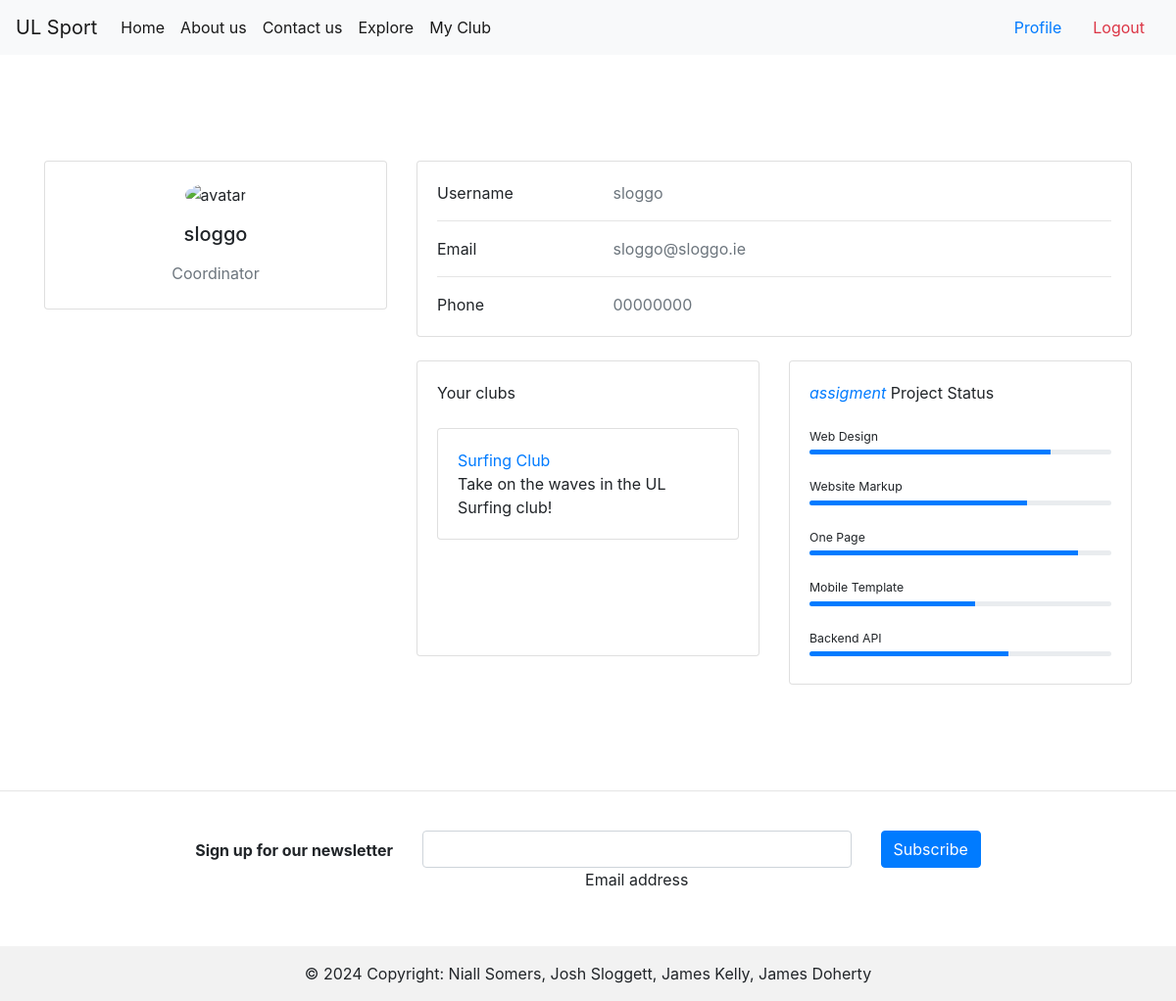
The page /profile (signed in) on the database as committed earlier.
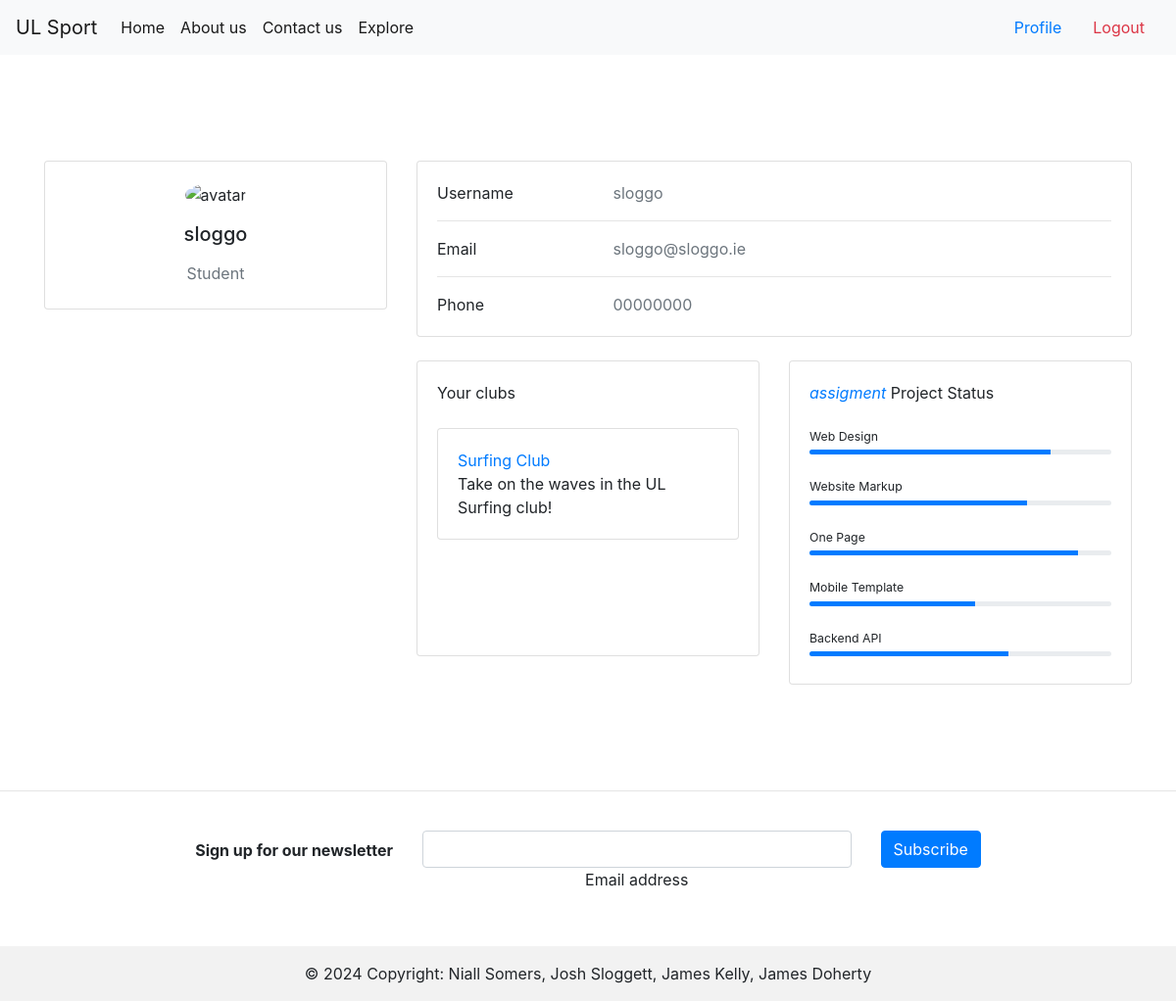
The same page on the database as committed later.
### tables this page shows
CREATE TABLE Users (
    UserID INTEGER PRIMARY KEY AUTOINCREMENT,
    Username TEXT NOT NULL,
    Password TEXT NOT NULL,
    Contact TEXT NOT NULL,
    Email TEXT NOT NULL,
    Role TEXT NOT NULL,
    ApprovalStatus TEXT DEFAULT 'Pending',
    CreatedAt TIMESTAMP DEFAULT CURRENT_TIMESTAMP,
    UpdatedAt TIMESTAMP DEFAULT CURRENT_TIMESTAMP
);

### auth.py (the view)
@login_required
def profile():
    conn = db.connect('db/user_data.db')
    cursor = conn.cursor()
    cursor.execute('SELECT ClubID FROM ClubMemberships WHERE UserID = ?', (current_user.id,))
    clubIDs = cursor.fetchall()
    clubs = []
    for clubID in clubIDs:
        cursor.execute('SELECT * FROM Clubs WHERE ClubID = ?', clubID)
        club = cursor.fetchone()
        clubs.append(club)
    print(clubs)
    return render_template('/profile.html', clubs=clubs)

### app.py (called while the page is built, shortened)
@login_manager.user_loader
def load_user(user_id):
    conn = db.connect('db/user_data.db')
    cursor = conn.cursor()
    cursor.execute('SELECT * FROM Users WHERE UserID = ?', (user_id,))
    user_data = cursor.fetchone()
    conn.close()
    if user_data:
        return auth.User(user_data[0], user_data[1])

@app.context_processor
def utility_processor():
    def current_user_data():
        if current_user.is_authenticated:
            conn = db.connect('db/user_data.db')
            cursor = conn.cursor()
            cursor.execute('SELECT * FROM Users WHERE UserID = ?', (current_user.id,))
            currentUsrData = cursor.fetchone()
            userData = auth.USERDATA(
                currentUsrData[1],
                currentUsrData[3],
                currentUsrData[4],
                currentUsrData[5],
                currentUsrData[6]
            )
            print(userData.role)
            return userData
    return dict(user_data=current_user_data())

### templates/profile.html (shortened to what the changed rows need)
{% extends "base.html" %}
{% block content %}
<section>
    <div class="container py-5">
      <div class="row">
        <div class="col-lg-4">
          <div class="card mb-4">
            <div class="card-body text-center">
              <img src="https://mdbcdn.b-cdn.net/img/Photos/new-templates/bootstrap-chat/ava3.webp" alt="avatar"
                class="rounded-circle img-fluid" style="width: 150px;">
              <h5 class="my-3">{{ user_data.username }}</h5>
              <p class="text-muted mb-1">{{ user_data.role}}</p>
            </div>
          </div>
        </div>
        <div class="col-lg-8">
          <div class="card mb-4">
            <div class="card-body">
              <div class="row">
                <div class="col-sm-9">
                  <p class="text-muted mb-0">{{ user_data.username }}</p>
                </div>
              </div>
              <div class="row">
                <div class="col-sm-9">
                  <p class="text-muted mb-0">{{ user_data.email }}</p>
                </div>
              </div>
              <div class="row">
                <div class="col-sm-9">
                  <p class="text-muted mb-0">{{ user_data.mobile }}</p>
                </div>
              </div>
            </div>
          </div>
        </div>
      </div>
    </div>
  </section>
{% endblock %}

Rows that differ between the two databases and show on the page:
changed Users "sloggo": role "Coordinator" → "Student"; Role "Coordinator" → "Student" (drawn)
Other text that changed with them:
text no longer shown: "My Club"
